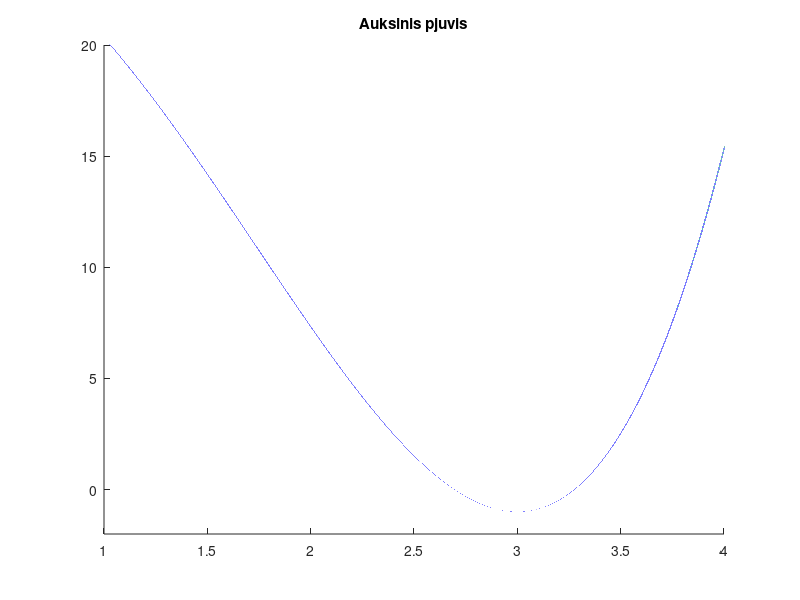

This figure's MATLAB source: (Note: this script raises an error after producing the figure.)
x=-10:0.00001:10;
f=(x.^2-9).^2/3-1;

ylim([-2,20]);
hold on;
xlim([1,4]);
hold on;
plot(x,f);
title("Auksinis pjuvis");
hold on;

zingsniai=0;
kvietimai=0;
l=0;
r=10;
tikslumas=0.0001;
tau=(-1+sqrt(5))/2;
L= r- l;

x1=r-(tau*L);
x2=1+(tau*L);
y1=funkcija(x1);
y2=funkcija(x2);
kvietimai=kvietimai+2;
zingsniai=0;

fileID = fopen('reiksmesauksinis.txt','w');

fprintf(fileID,'L, x1, y1, x2, y2, zingsniai, l, r \n');

xlabel('x') 
ylabel('y') 

while(L>tikslumas)
zingsniai=zingsniai+1;
if y2<y1
    l=x1;
    L=r-l;
    x1=x2;
    y1=y2;
    x2=l+(tau*L);
    y2=funkcija(x2);
    kvietimai=kvietimai+1;
    hold on;
else
    r=x2;
    L=r-l;
    x2=x1;
    y2=y1;
    x1=r-(tau*L);
    y1=funkcija(x1);
    kvietimai=kvietimai+1;
end

plot(x1,y1,'or');
hold on;

plot(x2,y2,'ob');
hold on;
fprintf(fileID,'%f, %f, %f, %f, %f, %d, %f, %f \n',L,x1,y1,x2,y2,zingsniai,l,r);


end

x1
x2

y1
y2

hold on;

kvietimai
zingsniai

fclose(fileID)
function y= funkcija(x)
    y=((x.^2-9)).^2/3-1;
end